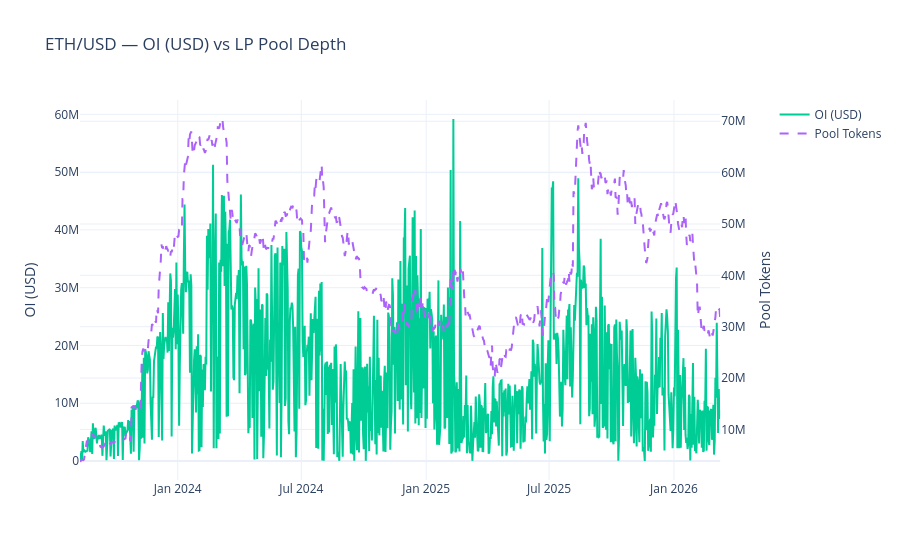

The notebook cell saved with this chart:
### Markdown cell above
## Chart 2: OI vs Pool Depth — Dual-Axis Time Series

Left axis = OI in USD &nbsp;|&nbsp; Right axis = pool tokens (human-readable).
Change `MARKET` to explore any symbol.

### Code cell
MARKET = "ETH/USD"
df_m = combined[combined["symbol"] == MARKET].sort_values("date")

fig = make_subplots(specs=[[{"secondary_y": True}]])
fig.add_trace(
    go.Scatter(x=df_m["date"], y=df_m["oi_total_usd"], name="OI (USD)", line=dict(color="#00cc96")),
    secondary_y=False,
)
fig.add_trace(
    go.Scatter(
        x=df_m["date"],
        y=df_m["total_pool_tokens"],
        name="Pool Tokens",
        line=dict(color="#ab63fa", dash="dash"),
    ),
    secondary_y=True,
)
fig.update_layout(
    title=f"{MARKET} — OI (USD) vs LP Pool Depth",
    template="plotly_white",
    hovermode="x unified",
)
fig.update_yaxes(title_text="OI (USD)", secondary_y=False)
fig.update_yaxes(title_text="Pool Tokens", secondary_y=True)
fig.show()

### Figure 1 — Plotly figure (JSON) as saved in the notebook; plotly's stock layout.template omitted (floating-point values rounded to 4 significant figures; data arrays with more than 128 entries replaced by an {"elided": "..."} marker saying what was removed)
{"data": [{"line": {"color": "#00cc96"}, "name": "OI (USD)", "type": "scatter", "x": {"elided": "944 str values"}, "xaxis": "x", "y": {"elided": "944 float values"}, "yaxis": "y"}, {"line": {"color": "#ab63fa", "dash": "dash"}, "name": "Pool Tokens", "type": "scatter", "x": {"elided": "944 str values"}, "xaxis": "x", "y": {"elided": "944 float values"}, "yaxis": "y2"}], "layout": {"hovermode": "x unified", "title": {"text": "ETH/USD — OI (USD) vs LP Pool Depth"}, "xaxis": {"anchor": "y", "domain": [0, 0.94]}, "yaxis": {"anchor": "x", "domain": [0, 1], "title": {"text": "OI (USD)"}}, "yaxis2": {"anchor": "x", "overlaying": "y", "side": "right", "title": {"text": "Pool Tokens"}}}}
